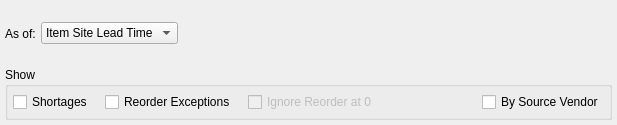
<?xml version="1.0" encoding="UTF-8"?>
<ui version="4.0">
 <comment>This file is part of the xTuple ERP: PostBooks Edition, a free and
open source Enterprise Resource Planning software suite,
Copyright (c) 1999-2011 by OpenMFG LLC, d/b/a xTuple.
It is licensed to you under the Common Public Attribution License
version 1.0, the full text of which (including xTuple-specific Exhibits)
is available at www.xtuple.com/CPAL.  By using this software, you agree
to be bound by its terms.</comment>
 <class>dspInventoryAvailability</class>
 <widget class="QWidget" name="dspInventoryAvailability">
  <property name="geometry">
   <rect>
    <x>0</x>
    <y>0</y>
    <width>617</width>
    <height>125</height>
   </rect>
  </property>
  <property name="windowTitle">
   <string>Inventory Availability</string>
  </property>
  <layout class="QGridLayout" name="gridLayout">
   <item row="0" column="0">
    <widget class="QLabel" name="_asofLit">
     <property name="text">
      <string>As of:</string>
     </property>
    </widget>
   </item>
   <item row="0" column="1">
    <widget class="XComboBox" name="_asof">
     <item>
      <property name="text">
       <string>Item Site Lead Time</string>
      </property>
     </item>
     <item>
      <property name="text">
       <string>Look Ahead Days</string>
      </property>
     </item>
     <item>
      <property name="text">
       <string>Cutoff Date</string>
      </property>
     </item>
     <item>
      <property name="text">
       <string>Dates</string>
      </property>
     </item>
    </widget>
   </item>
   <item row="0" column="2">
    <widget class="QStackedWidget" name="_stackedWidget">
     <property name="currentIndex">
      <number>0</number>
     </property>
     <widget class="QWidget" name="_leadtimePage"/>
     <widget class="QWidget" name="_lookaheadPage">
      <layout class="QHBoxLayout" name="horizontalLayout">
       <property name="margin">
        <number>0</number>
       </property>
       <item>
        <widget class="QSpinBox" name="_days">
         <property name="minimum">
          <number>0</number>
         </property>
         <property name="maximum">
          <number>1000</number>
         </property>
        </widget>
       </item>
       <item>
        <spacer>
         <property name="orientation">
          <enum>Qt::Horizontal</enum>
         </property>
         <property name="sizeType">
          <enum>QSizePolicy::MinimumExpanding</enum>
         </property>
         <property name="sizeHint" stdset="0">
          <size>
           <width>290</width>
           <height>13</height>
          </size>
         </property>
        </spacer>
       </item>
      </layout>
     </widget>
     <widget class="QWidget" name="_cutoffPage">
      <layout class="QHBoxLayout" name="horizontalLayout_4">
       <property name="margin">
        <number>0</number>
       </property>
       <item>
        <widget class="DLineEdit" name="_date"/>
       </item>
       <item>
        <spacer>
         <property name="orientation">
          <enum>Qt::Horizontal</enum>
         </property>
         <property name="sizeType">
          <enum>QSizePolicy::Expanding</enum>
         </property>
         <property name="sizeHint" stdset="0">
          <size>
           <width>40</width>
           <height>20</height>
          </size>
         </property>
        </spacer>
       </item>
      </layout>
     </widget>
     <widget class="QWidget" name="_datesPage">
      <layout class="QHBoxLayout" name="horizontalLayout_5">
       <property name="margin">
        <number>0</number>
       </property>
       <item>
        <widget class="DLineEdit" name="_startDate"/>
       </item>
       <item>
        <widget class="QLabel" name="_toLit">
         <property name="text">
          <string>to</string>
         </property>
        </widget>
       </item>
       <item>
        <widget class="DLineEdit" name="_endDate"/>
       </item>
       <item>
        <spacer name="horizontalSpacer_3">
         <property name="orientation">
          <enum>Qt::Horizontal</enum>
         </property>
         <property name="sizeHint" stdset="0">
          <size>
           <width>15</width>
           <height>20</height>
          </size>
         </property>
        </spacer>
       </item>
      </layout>
     </widget>
    </widget>
   </item>
   <item row="1" column="0" colspan="3">
    <widget class="QGroupBox" name="_showGroup">
     <property name="title">
      <string>Show</string>
     </property>
     <layout class="QGridLayout" name="gridLayout_2">
      <item row="0" column="0">
       <layout class="QHBoxLayout" name="horizontalLayout_2">
        <property name="spacing">
         <number>12</number>
        </property>
        <item>
         <widget class="XCheckBox" name="_showShortages">
          <property name="text">
           <string>Shortages</string>
          </property>
         </widget>
        </item>
        <item>
         <widget class="XCheckBox" name="_showReorder">
          <property name="text">
           <string>Reorder Exceptions</string>
          </property>
         </widget>
        </item>
        <item>
         <widget class="XCheckBox" name="_ignoreReorderAtZero">
          <property name="enabled">
           <bool>false</bool>
          </property>
          <property name="text">
           <string>Ignore Reorder at 0</string>
          </property>
         </widget>
        </item>
        <item>
         <spacer>
          <property name="orientation">
           <enum>Qt::Horizontal</enum>
          </property>
          <property name="sizeType">
           <enum>QSizePolicy::Expanding</enum>
          </property>
          <property name="sizeHint" stdset="0">
           <size>
            <width>20</width>
            <height>20</height>
           </size>
          </property>
         </spacer>
        </item>
        <item>
         <widget class="XCheckBox" name="_byVendor">
          <property name="text">
           <string>By Source Vendor</string>
          </property>
         </widget>
        </item>
       </layout>
      </item>
     </layout>
    </widget>
   </item>
  </layout>
  <zorder>_asof</zorder>
  <zorder>_asofLit</zorder>
  <zorder>horizontalSpacer_2</zorder>
  <zorder>_stackedWidget</zorder>
  <zorder>_stackedWidget</zorder>
  <zorder>_asofLit</zorder>
  <zorder>_asof</zorder>
  <zorder>_stackedWidget</zorder>
 </widget>
 <layoutdefault spacing="5" margin="5"/>
 <pixmapfunction>qPixmapFromMimeSource</pixmapfunction>
 <customwidgets>
  <customwidget>
   <class>DLineEdit</class>
   <extends>QWidget</extends>
   <header>datecluster.h</header>
   <container>1</container>
  </customwidget>
  <customwidget>
   <class>XCheckBox</class>
   <extends>QCheckBox</extends>
   <header>xcheckbox.h</header>
  </customwidget>
  <customwidget>
   <class>XComboBox</class>
   <extends>QComboBox</extends>
   <header>xcombobox.h</header>
  </customwidget>
 </customwidgets>
 <tabstops>
  <tabstop>_days</tabstop>
  <tabstop>_date</tabstop>
  <tabstop>_showReorder</tabstop>
  <tabstop>_showShortages</tabstop>
 </tabstops>
 <resources/>
 <connections>
  <connection>
   <sender>_asof</sender>
   <signal>currentIndexChanged(int)</signal>
   <receiver>_stackedWidget</receiver>
   <slot>setCurrentIndex(int)</slot>
   <hints>
    <hint type="sourcelabel">
     <x>152</x>
     <y>44</y>
    </hint>
    <hint type="destinationlabel">
     <x>444</x>
     <y>44</y>
    </hint>
   </hints>
  </connection>
 </connections>
</ui>
